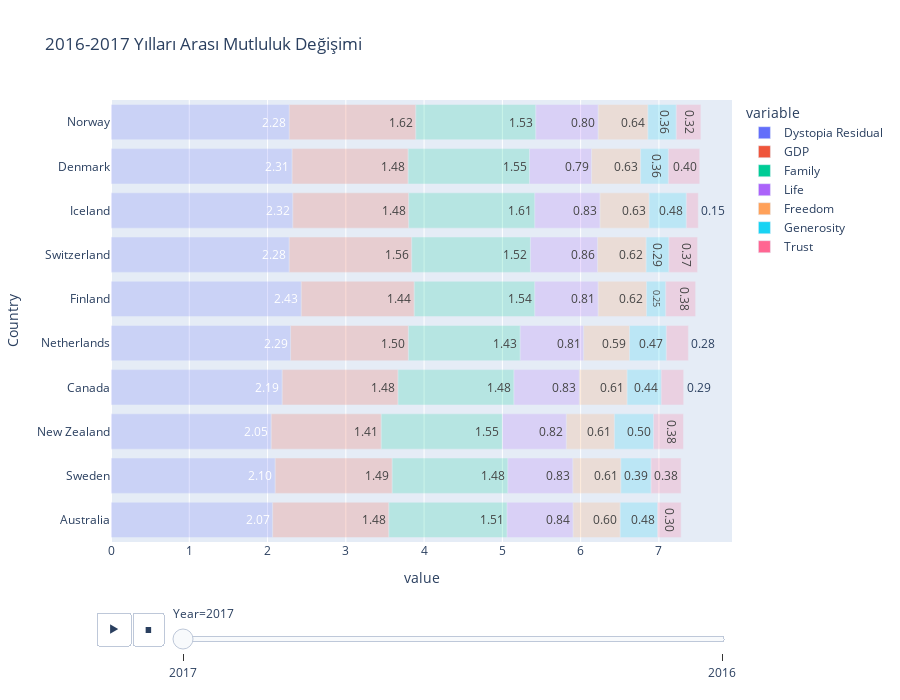

The notebook cell this image was saved under:
### Code cell
df_2 = pd.concat([df2016.melt(id_vars=['Country','Year','Happiness Score','Happiness Rank','Region']),
                 df2017.melt(id_vars=['Country','Year','Happiness Score','Happiness Rank','Region']),],ignore_index=True)
fig = px.bar(df_2[df_2["Happiness Rank"] <=10].sort_values(by="Happiness Score"), y="Country", x="value", color='variable',animation_frame='Year',
             height=700,title="2016-2017 Yılları Arası Mutluluk Değişimi",opacity=.2,text="value")
fig.update_traces(texttemplate='%{text:.2f}',textposition='auto')
fig.update_layout(transition = {'duration': 1000})
fig.show()

### Figure 1 — Plotly figure (JSON) as saved in the notebook; plotly's stock layout.template omitted (floating-point values rounded to 4 significant figures)
{"data": [{"alignmentgroup": "True", "hovertemplate": "variable=Dystopia Residual<br>Year=2017<br>value=%{text}<br>Country=%{y}<extra></extra>", "legendgroup": "Dystopia Residual", "marker": {"color": "#636efa", "opacity": 0.2, "pattern": {"shape": ""}}, "name": "Dystopia Residual", "offsetgroup": "Dystopia Residual", "orientation": "h", "showlegend": true, "text": ["2.06521081924438", "2.09753799438477", "2.0464563369751", "2.18726444244385", "2.29480409622192", "2.4301815032959", "2.2767162322998", "2.32271528244019", "2.31370735168457", "2.27702665328979"], "textposition": "auto", "texttemplate": "%{text:.2f}", "type": "bar", "x": [2.065, 2.098, 2.046, 2.187, 2.295, 2.43, 2.277, 2.323, 2.314, 2.277], "xaxis": "x", "y": ["Australia", "Sweden", "New Zealand", "Canada", "Netherlands", "Finland", "Switzerland", "Iceland", "Denmark", "Norway"], "yaxis": "y"}, {"alignmentgroup": "True", "hovertemplate": "variable=GDP<br>Year=2017<br>value=%{text}<br>Country=%{y}<extra></extra>", "legendgroup": "GDP", "marker": {"color": "#EF553B", "opacity": 0.2, "pattern": {"shape": ""}}, "name": "GDP", "offsetgroup": "GDP", "orientation": "h", "showlegend": true, "text": ["1.49438726902008", "1.484414935112", "1.40570604801178", "1.47920441627502", "1.50394463539124", "1.44357192516327", "1.56497955322266", "1.480633020401", "1.48238301277161", "1.61646318435669"], "textposition": "auto", "texttemplate": "%{text:.2f}", "type": "bar", "x": [1.494, 1.484, 1.406, 1.479, 1.504, 1.444, 1.565, 1.481, 1.482, 1.616], "xaxis": "x", "y": ["Sweden", "Australia", "New Zealand", "Canada", "Netherlands", "Finland", "Switzerland", "Iceland", "Denmark", "Norway"], "yaxis": "y"}, {"alignmentgroup": "True", "hovertemplate": "variable=Family<br>Year=2017<br>value=%{text}<br>Country=%{y}<extra></extra>", "legendgroup": "Family", "marker": {"color": "#00cc96", "opacity": 0.2, "pattern": {"shape": ""}}, "name": "Family", "offsetgroup": "Family", "orientation": "h", "showlegend": true, "text": ["1.47816216945648", "1.51004195213318", "1.54819512367249", "1.48134899139404", "1.42893922328949", "1.5402467250824", "1.51691174507141", "1.6105740070343", "1.55112159252167", "1.53352355957031"], "textposition": "auto", "texttemplate": "%{text:.2f}", "type": "bar", "x": [1.478, 1.51, 1.548, 1.481, 1.429, 1.54, 1.517, 1.611, 1.551, 1.534], "xaxis": "x", "y": ["Sweden", "Australia", "New Zealand", "Canada", "Netherlands", "Finland", "Switzerland", "Iceland", "Denmark", "Norway"], "yaxis": "y"}, {"alignmentgroup": "True", "hovertemplate": "variable=Life<br>Year=2017<br>value=%{text}<br>Country=%{y}<extra></extra>", "legendgroup": "Life", "marker": {"color": "#ab63fa", "opacity": 0.2, "pattern": {"shape": ""}}, "name": "Life", "offsetgroup": "Life", "orientation": "h", "showlegend": true, "text": ["0.830875158309937", "0.84388679265976", "0.816759705543518", "0.83455765247345", "0.810696125030518", "0.80915766954422", "0.858131289482117", "0.833552122116089", "0.792565524578094", "0.796666502952576"], "textposition": "auto", "texttemplate": "%{text:.2f}", "type": "bar", "x": [0.8309, 0.8439, 0.8168, 0.8346, 0.8107, 0.8092, 0.8581, 0.8336, 0.7926, 0.7967], "xaxis": "x", "y": ["Sweden", "Australia", "New Zealand", "Canada", "Netherlands", "Finland", "Switzerland", "Iceland", "Denmark", "Norway"], "yaxis": "y"}, {"alignmentgroup": "True", "hovertemplate": "variable=Freedom<br>Year=2017<br>value=%{text}<br>Country=%{y}<extra></extra>", "legendgroup": "Freedom", "marker": {"color": "#FFA15A", "opacity": 0.2, "pattern": {"shape": ""}}, "name": "Freedom", "offsetgroup": "Freedom", "orientation": "h", "showlegend": true, "text": ["0.601607382297516", "0.612924098968506", "0.614062130451202", "0.611100912094116", "0.585384488105774", "0.617950856685638", "0.620070576667786", "0.627162635326385", "0.626006722450256", "0.635422587394714"], "textposition": "auto", "texttemplate": "%{text:.2f}", "type": "bar", "x": [0.6016, 0.6129, 0.6141, 0.6111, 0.5854, 0.618, 0.6201, 0.6272, 0.626, 0.6354], "xaxis": "x", "y": ["Australia", "Sweden", "New Zealand", "Canada", "Netherlands", "Finland", "Switzerland", "Iceland", "Denmark", "Norway"], "yaxis": "y"}, {"alignmentgroup": "True", "hovertemplate": "variable=Generosity<br>Year=2017<br>value=%{text}<br>Country=%{y}<extra></extra>", "legendgroup": "Generosity", "marker": {"color": "#19d3f3", "opacity": 0.2, "pattern": {"shape": ""}}, "name": "Generosity", "offsetgroup": "Generosity", "orientation": "h", "showlegend": true, "text": ["0.385399252176285", "0.477699249982834", "0.500005125999451", "0.435539722442627", "0.470489829778671", "0.24548277258873", "0.290549278259277", "0.475540220737457", "0.355280488729477", "0.36201223731041"], "textposition": "auto", "texttemplate": "%{text:.2f}", "type": "bar", "x": [0.3854, 0.4777, 0.5, 0.4355, 0.4705, 0.2455, 0.2905, 0.4755, 0.3553, 0.362], "xaxis": "x", "y": ["Sweden", "Australia", "New Zealand", "Canada", "Netherlands", "Finland", "Switzerland", "Iceland", "Denmark", "Norway"], "yaxis": "y"}, {"alignmentgroup": "True", "hovertemplate": "variable=Trust<br>Year=2017<br>value=%{text}<br>Country=%{y}<extra></extra>", "legendgroup": "Trust", "marker": {"color": "#FF6692", "opacity": 0.2, "pattern": {"shape": ""}}, "name": "Trust", "offsetgroup": "Trust", "orientation": "h", "showlegend": true, "text": ["0.384398728609085", "0.301183730363846", "0.382816702127457", "0.287371516227722", "0.282661825418472", "0.38261154294014", "0.367007285356522", "0.153526559472084", "0.40077006816864", "0.315963834524155"], "textposition": "auto", "texttemplate": "%{text:.2f}", "type": "bar", "x": [0.3844, 0.3012, 0.3828, 0.2874, 0.2827, 0.3826, 0.367, 0.1535, 0.4008, 0.316], "xaxis": "x", "y": ["Sweden", "Australia", "New Zealand", "Canada", "Netherlands", "Finland", "Switzerland", "Iceland", "Denmark", "Norway"], "yaxis": "y"}], "layout": {"barmode": "relative", "height": 700, "legend": {"title": {"text": "variable"}, "tracegroupgap": 0}, "sliders": [{"active": 0, "currentvalue": {"prefix": "Year="}, "len": 0.9, "pad": {"b": 10, "t": 60}, "steps": [{"args": [["2017"], {"frame": {"duration": 0, "redraw": true}, "fromcurrent": true, "mode": "immediate", "transition": {"duration": 0, "easing": "linear"}}], "label": "2017", "method": "animate"}, {"args": [["2016"], {"frame": {"duration": 0, "redraw": true}, "fromcurrent": true, "mode": "immediate", "transition": {"duration": 0, "easing": "linear"}}], "label": "2016", "method": "animate"}], "x": 0.1, "xanchor": "left", "y": 0, "yanchor": "top"}], "title": {"text": "2016-2017 Yılları Arası Mutluluk Değişimi"}, "transition": {"duration": 1000}, "updatemenus": [{"buttons": [{"args": [null, {"frame": {"duration": 500, "redraw": true}, "fromcurrent": true, "mode": "immediate", "transition": {"duration": 500, "easing": "linear"}}], "label": "&#9654;", "method": "animate"}, {"args": [[null], {"frame": {"duration": 0, "redraw": true}, "fromcurrent": true, "mode": "immediate", "transition": {"duration": 0, "easing": "linear"}}], "label": "&#9724;", "method": "animate"}], "direction": "left", "pad": {"r": 10, "t": 70}, "showactive": false, "type": "buttons", "x": 0.1, "xanchor": "right", "y": 0, "yanchor": "top"}], "xaxis": {"anchor": "y", "domain": [0.0, 1.0], "title": {"text": "value"}}, "yaxis": {"anchor": "x", "domain": [0.0, 1.0], "title": {"text": "Country"}}}}
